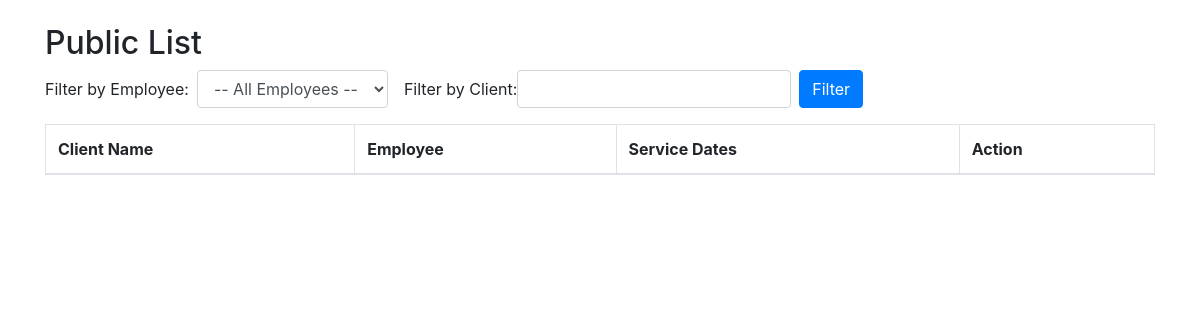
Before: / with the older database file.
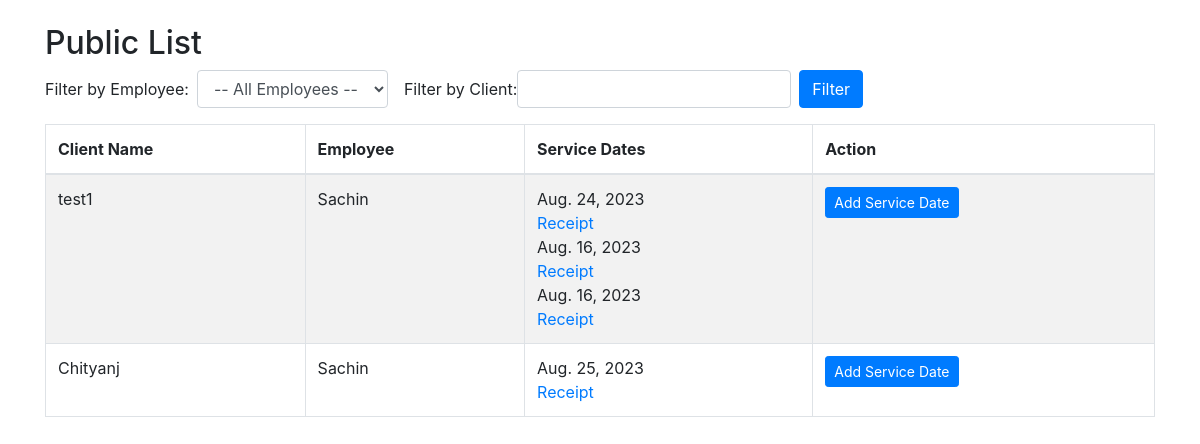
After: the same page with the newer database file.
### contract/models.py (models this page shows, shortened)
class Client(models.Model):
    name = models.CharField(max_length=100)
    contract_start_date = models.DateField()
    contract_expiry_date = models.DateField()
    employees = models.ManyToManyField(Employee)
    amount = models.DecimalField(max_digits=10, decimal_places=2)
    services = models.ManyToManyField('ServiceDate')

class Employee(models.Model):
    name = models.CharField(max_length=50)

class ServiceDate(models.Model):
    service_date = models.DateField()
    receipt_image = models.ImageField(upload_to='recps/', blank=True, null=True)

### contract/views.py (the view)
# urls.py: path('', views.public_list, name='public_list'),
def public_list(request):
    today = date.today()
    employee_name = request.GET.get('employee', None)
    client_name = request.GET.get('client', None)  # Add client name filter
    clients = Client.objects.filter(contract_expiry_date__gte=today)
    all_employees = Employee.objects.all()
    if employee_name:
        clients = clients.filter(employees__name__icontains=employee_name)
    if client_name:  # Apply client name filter
        clients = clients.filter(name__icontains=client_name)
    return render(request, 'public_list.html', {
        'clients': clients,
        'all_employees': all_employees,
    })

### contract/templates/public_list.html (shortened to what this page needs)
<!DOCTYPE html>
<html>
<head>
    <link rel="stylesheet" href="https://maxcdn.bootstrapcdn.com/bootstrap/4.5.2/css/bootstrap.min.css">
</head>
<body>
    <div class="container mt-4">
        <h2>Public List</h2>
        <form class="form-inline mb-3" method="get">
            <div class="form-group">
                <label for="employee">Filter by Employee:</label>
                <select name="employee" id="employee" class="form-control mx-sm-2">
                    <option value="">-- All Employees --</option>
                </select>
            </div>
            <div class="form-group mx-sm-2">
                <label for="client">Filter by Client:</label>
                <input type="text" name="client" id="client" class="form-control">
            </div>
            <button type="submit" class="btn btn-primary">Filter</button>
        </form>
        <div class="table-responsive">
            <table class="table table-bordered table-striped">
                <thead>
                    <tr>
                        <th>Client Name</th>
                        <th>Employee</th>
                        <th>Service Dates</th>
                        <th>Action</th>
                    </tr>
                </thead>
                <tbody>
                    {% for client in clients %}
                    <tr>
                        <td>{{ client.name }}</td>
                        <td>
                            {% for employee in client.employees.all %}
                                {{ employee.name }}<br>
                            {% endfor %}
                        </td>
                        <td>
                            {% for service_date in client.services.all %}
                                {{ service_date.service_date }}<br>
                                {% if service_date.receipt_image %}
                                    <a href="{{ service_date.receipt_image.url }}" target="_blank">Receipt</a><br>
                                {% endif %}
                            {% endfor %}
                        </td>
                        <td>
                            <a href="{% url 'add_service_date' client_id=client.id %}" class="btn btn-primary btn-sm">Add Service Date</a>
                        </td>
                    </tr>
                    {% endfor %}
                </tbody>
            </table>
        </div>
    </div>
</body>
</html>

Changed rows visible on the page:
added Client: name "test1"
added Employee: name "Sachin"
added ServiceDate: service_date "Aug. 24, 2023", shown under "test1"
added ServiceDate: service_date "Aug. 16, 2023", shown under "test1"
added ServiceDate: service_date "Aug. 16, 2023", shown under "test1"
added Client: name "Chityanj"
added ServiceDate: service_date "Aug. 25, 2023", shown under "Chityanj"
